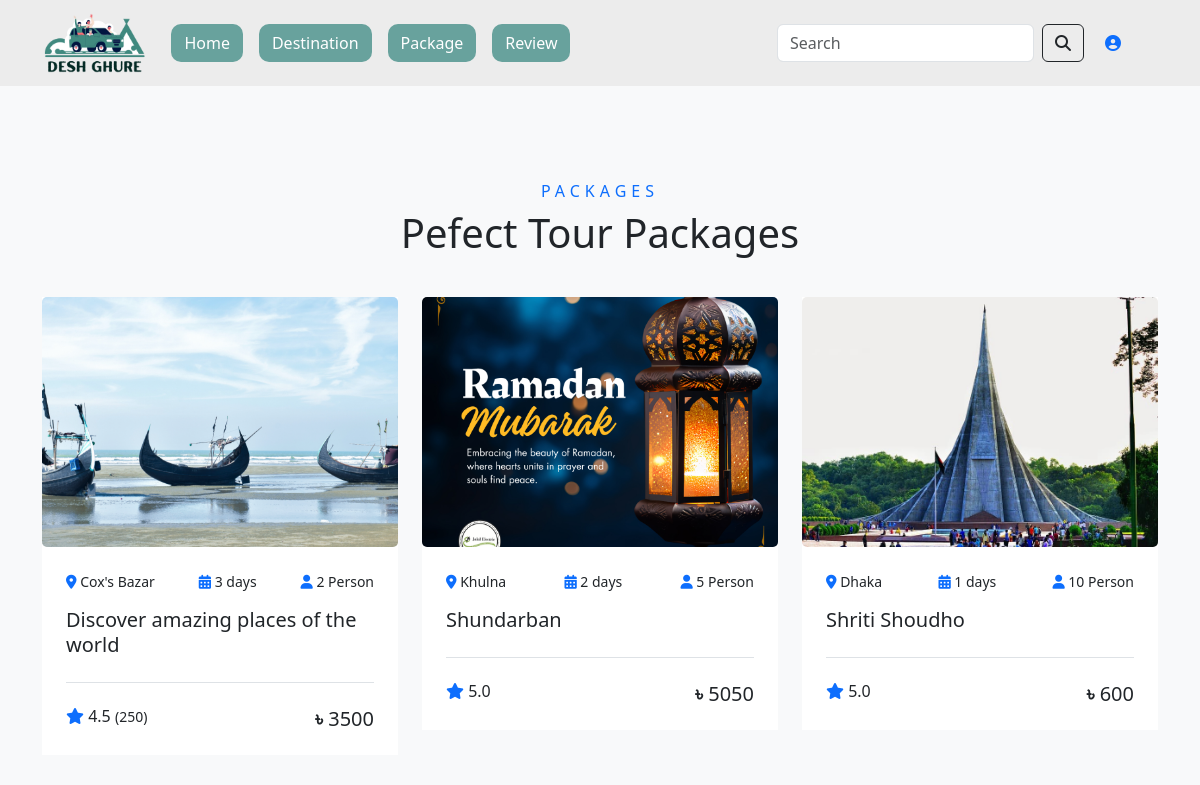
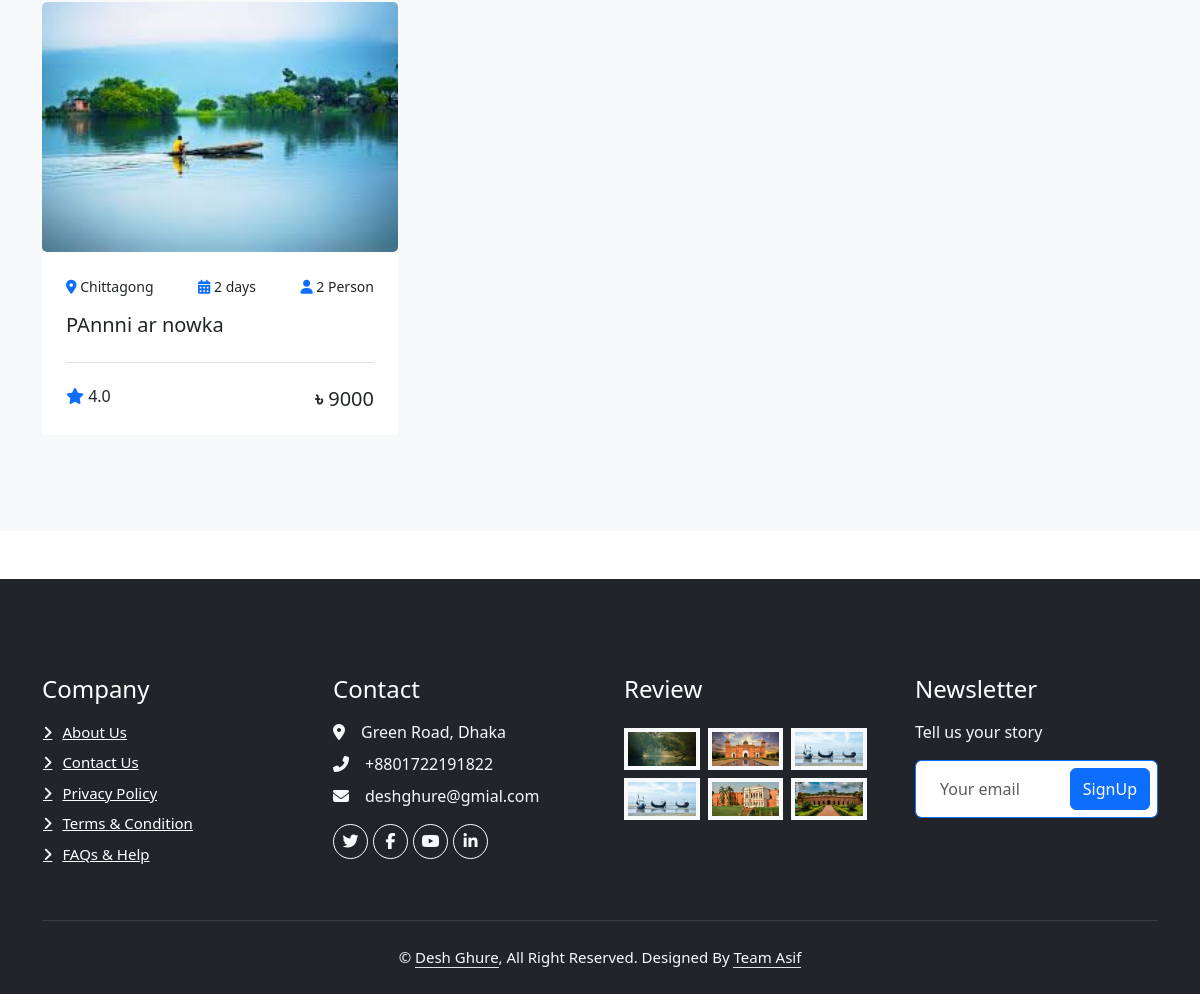
Screenshot of /package/ with the database file from the repository (2 pictures, top to bottom).
### TestApp/models.py (models this page shows, shortened)
class Package(models.Model):
    location =models.ForeignKey(Location,on_delete=models.CASCADE)
    caption =models.TextField()
    numofDay=models.IntegerField()
    numofPeople= models.IntegerField()
    rating = models.FloatField(default=5.0,validators=[MinValueValidator(1), MaxValueValidator(5)])
    price = models.IntegerField()
    package_img=models.ImageField(upload_to="package_pic", default="package_pic/default.jpg")

class Location(models.Model):
    location =models.CharField(max_length=100)
    def __str__(self):
        return self.location

### TestApp/views.py (the view)
# urls.py: path('package/', t_views.package, name='package'),  # package Page
def package(request):
    packages=Package.objects.all()
    context={'packages': packages}
    return render(request, template_name='TestApp/package.html',context=context)

### template/TestApp/package.html
{%extends 'base.html' %}
{% block content%}
{% load static %}
<div class="container-fluid py-5 bg-light">
    <div class="container pt-5 pb-3">
        <div class="text-center mb-3 pb-3">
            <h6 class="text-primary text-uppercase" style="letter-spacing: 5px;">Packages</h6>
            <h1>Pefect Tour Packages</h1>
        </div>
        <div class="row">
            <div class="col-lg-4 col-md-6 mb-4">
                <div class="package-item bg-white mb-2">
                    <img class="img-fluid fixed-image" src="{% static 'images/home/coxs.png' %}" alt="coxs">
                    <div class="p-4">
                        <div class="d-flex justify-content-between mb-3">
                            <small class="m-0"><i class="fa fa-map-marker-alt text-primary mr-2"></i> Cox's Bazar</small>
                            <small class="m-0"><i class="fa fa-calendar-alt text-primary mr-2"></i> 3 days</small>
                            <small class="m-0"><i class="fa fa-user text-primary mr-2"></i> 2 Person</small>
                        </div>
                        <a class="h5 text-decoration-none" href="">Discover amazing places of the world</a>
                        <div class="border-top mt-4 pt-4">
                            <div class="d-flex justify-content-between">
                                <h6 class="m-0"><i class="fa fa-star text-primary mr-2"></i> 4.5 <small>(250)</small></h6>
                                <h5 class="m-0"><strong>৳</strong> 3500</h5>
                            </div>
                        </div>
                    </div>
                </div>
            </div>
        {% for package in packages %}
            <div class="col-lg-4 col-md-6 mb-4">
                <div class="package-item bg-white mb-2">
                    <img class="img-fluid fixed-image" src="/media/{{package.package_img}}" alt="coxs">
                    <div class="p-4">
                        <div class="d-flex justify-content-between mb-3">
                            <small class="m-0"><i class="fa fa-map-marker-alt text-primary mr-2"></i> {{package.location}}</small>
                            <small class="m-0"><i class="fa fa-calendar-alt text-primary mr-2"></i> {{package.numofDay}} days</small>
                            <small class="m-0"><i class="fa fa-user text-primary mr-2"></i> {{package.numofPeople}} Person</small>
                        </div>
                        <a class="h5 text-decoration-none" href="">{{package.caption}}</a>
                        <div class="border-top mt-4 pt-4">
                            <div class="d-flex justify-content-between">
                                <h6 class="m-0"><i class="fa fa-star text-primary mr-2"></i> {{package.rating}}</h6>
                                <h5 class="m-0"><strong>৳</strong> {{package.price}}</h5>
                            </div>
                        </div>
                    </div>
                </div>
            </div>
        {% endfor %}
        </div>
    </div>
</div>
{% endblock%}

### template/base.html (style rules this page uses)
.fixed-image { width: 100%; height: 250px; object-fit: cover; border-radius: 5px; }

### rows the page displays
Package: package_img (picture), location "Khulna", numofDay "2", numofPeople "5", caption "Shundarban", rating "5.0", price "5050"
Package: package_img (picture), location "Dhaka", numofDay "1", numofPeople "10", caption "Shriti Shoudho", rating "5.0", price "600"
Package: package_img (picture), location "Chittagong", numofDay "2", numofPeople "2", caption "PAnnni ar nowka", rating "4.0", price "9000"
